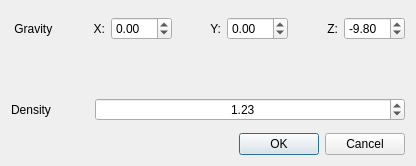
<?xml version="1.0" encoding="UTF-8"?>
<ui version="4.0">
 <class>WorldSettings</class>
 <widget class="QDialog" name="WorldSettings">
  <property name="geometry">
   <rect>
    <x>0</x>
    <y>0</y>
    <width>416</width>
    <height>166</height>
   </rect>
  </property>
  <property name="windowTitle">
   <string>Dialog</string>
  </property>
  <layout class="QGridLayout" name="gridLayout" rowstretch="0,0,0,0,0,0,0,0">
   <item row="0" column="0" rowspan="2" colspan="2">
    <layout class="QHBoxLayout" name="horizontalLayout" stretch="1,1,0,1,0,1,0">
     <item>
      <widget class="QLabel" name="label_x">
       <property name="text">
        <string> Gravity</string>
       </property>
       <property name="alignment">
        <set>Qt::AlignLeading|Qt::AlignLeft|Qt::AlignVCenter</set>
       </property>
      </widget>
     </item>
     <item>
      <widget class="QLabel" name="gravity_label">
       <property name="text">
        <string>X:</string>
       </property>
       <property name="alignment">
        <set>Qt::AlignRight|Qt::AlignTrailing|Qt::AlignVCenter</set>
       </property>
      </widget>
     </item>
     <item>
      <widget class="QDoubleSpinBox" name="gravity_x">
       <property name="minimum">
        <double>-30.000000000000000</double>
       </property>
       <property name="maximum">
        <double>30.000000000000000</double>
       </property>
      </widget>
     </item>
     <item>
      <widget class="QLabel" name="label_y">
       <property name="text">
        <string>Y:</string>
       </property>
       <property name="alignment">
        <set>Qt::AlignRight|Qt::AlignTrailing|Qt::AlignVCenter</set>
       </property>
      </widget>
     </item>
     <item>
      <widget class="QDoubleSpinBox" name="gravity_y">
       <property name="minimum">
        <double>-30.000000000000000</double>
       </property>
       <property name="maximum">
        <double>30.000000000000000</double>
       </property>
      </widget>
     </item>
     <item>
      <widget class="QLabel" name="label_z">
       <property name="text">
        <string>Z:</string>
       </property>
       <property name="alignment">
        <set>Qt::AlignRight|Qt::AlignTrailing|Qt::AlignVCenter</set>
       </property>
      </widget>
     </item>
     <item>
      <widget class="QDoubleSpinBox" name="gravity_z">
       <property name="minimum">
        <double>-30.000000000000000</double>
       </property>
       <property name="maximum">
        <double>30.000000000000000</double>
       </property>
       <property name="value">
        <double>-9.800000000000001</double>
       </property>
      </widget>
     </item>
    </layout>
   </item>
   <item row="3" column="0" rowspan="2" colspan="2">
    <layout class="QHBoxLayout" name="horizontalLayout_2" stretch="1,4">
     <item>
      <widget class="QLabel" name="density_label">
       <property name="text">
        <string>Density</string>
       </property>
       <property name="alignment">
        <set>Qt::AlignLeading|Qt::AlignLeft|Qt::AlignVCenter</set>
       </property>
      </widget>
     </item>
     <item>
      <widget class="QDoubleSpinBox" name="density">
       <property name="alignment">
        <set>Qt::AlignCenter</set>
       </property>
       <property name="maximum">
        <double>10.000000000000000</double>
       </property>
       <property name="singleStep">
        <double>0.100000000000000</double>
       </property>
       <property name="value">
        <double>1.230000000000000</double>
       </property>
      </widget>
     </item>
    </layout>
   </item>
   <item row="2" column="0">
    <spacer name="verticalSpacer">
     <property name="orientation">
      <enum>Qt::Vertical</enum>
     </property>
     <property name="sizeType">
      <enum>QSizePolicy::Fixed</enum>
     </property>
     <property name="sizeHint" stdset="0">
      <size>
       <width>20</width>
       <height>40</height>
      </size>
     </property>
    </spacer>
   </item>
   <item row="7" column="0" colspan="2">
    <widget class="QDialogButtonBox" name="buttonBox">
     <property name="orientation">
      <enum>Qt::Horizontal</enum>
     </property>
     <property name="standardButtons">
      <set>QDialogButtonBox::Cancel|QDialogButtonBox::Ok</set>
     </property>
    </widget>
   </item>
  </layout>
 </widget>
 <resources/>
 <connections>
  <connection>
   <sender>buttonBox</sender>
   <signal>rejected()</signal>
   <receiver>WorldSettings</receiver>
   <slot>reject()</slot>
   <hints>
    <hint type="sourcelabel">
     <x>316</x>
     <y>260</y>
    </hint>
    <hint type="destinationlabel">
     <x>286</x>
     <y>274</y>
    </hint>
   </hints>
  </connection>
  <connection>
   <sender>buttonBox</sender>
   <signal>accepted()</signal>
   <receiver>WorldSettings</receiver>
   <slot>accept()</slot>
   <hints>
    <hint type="sourcelabel">
     <x>248</x>
     <y>254</y>
    </hint>
    <hint type="destinationlabel">
     <x>157</x>
     <y>274</y>
    </hint>
   </hints>
  </connection>
 </connections>
</ui>
